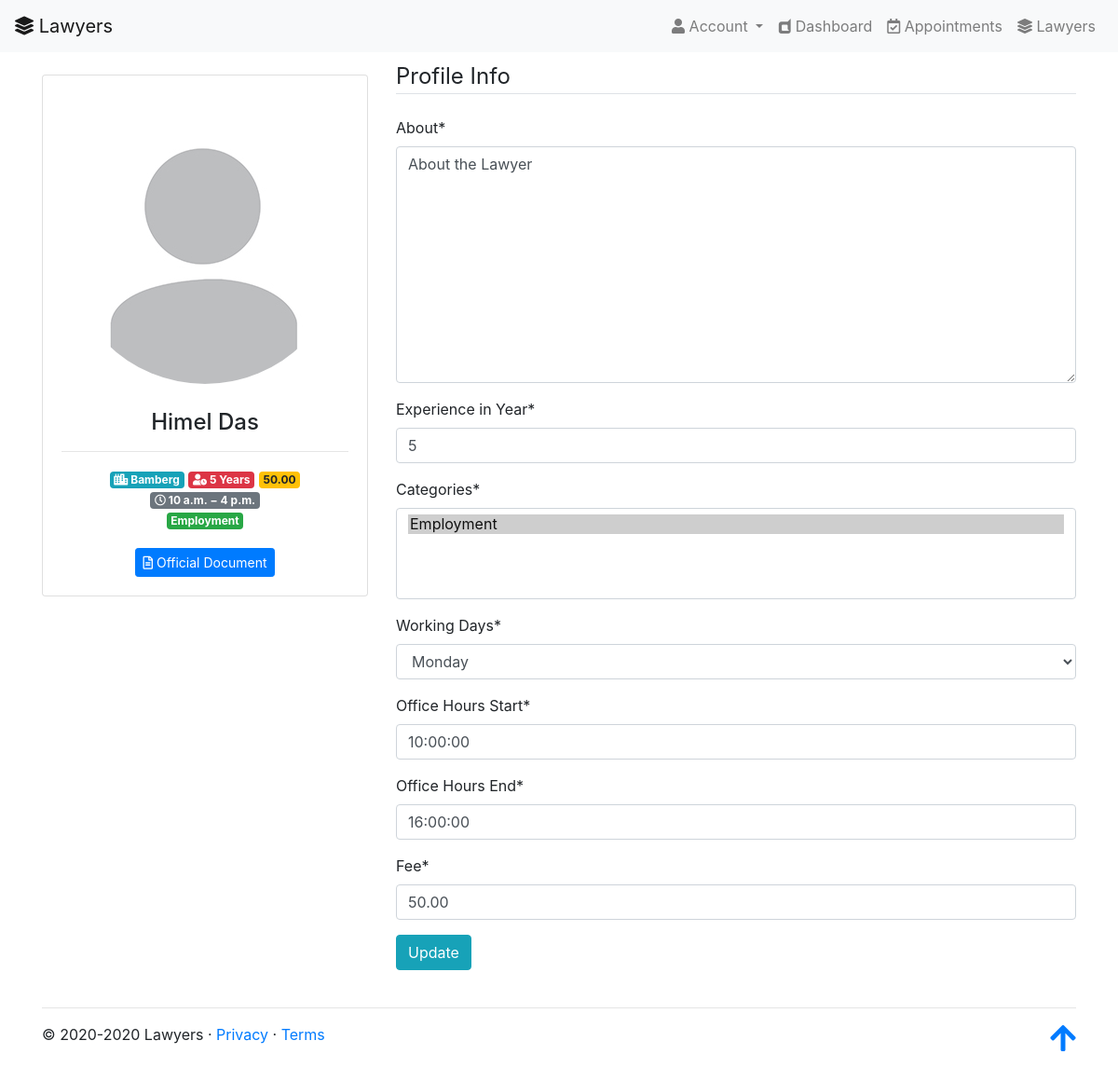
The app's page /lawyers/profile/ (signed in) with its own data.
### users/models.py (models this page shows, shortened)
class User(AbstractUser):
    first_name = models.CharField(
        max_length=FIRST_NAME_MAX_LENGTH, verbose_name="First Name")
    last_name = models.CharField(
        max_length=LAST_NAME_MAX_LENGTH, verbose_name="Last Name")
    GENDER_CHOICES = [('', 'Select'), ('F', 'Female'),
                      ('M', 'Male'), ('O', 'Other')]
    user_type = models.CharField(max_length=1, choices=USER_TYPE_CHOICES,
                                 default=CUSTOMER, verbose_name="User Type")
    gender = models.CharField(max_length=1, choices=GENDER_CHOICES, )
    pro_pic = models.ImageField(default=user_default_pro_pic,
                                upload_to=user_dir,
                                verbose_name="Profile Picture",
                                validators=[file_size])

class Address(models.Model):
    user = models.OneToOneField(User, on_delete=models.CASCADE)
    flat_number = models.CharField(
        max_length=10, blank=True, verbose_name="Flat Number")
    apartment_number = models.CharField(
        max_length=10, blank=True, verbose_name="Apartment Number")
    street = models.CharField(max_length=100)
    city = models.CharField(max_length=20)
    state = models.CharField(max_length=20)
    postal_code = models.IntegerField(
        validators=[MaxValueValidator(9999999999)],
        verbose_name="Postal Code")
    country = CountryField(blank_label='Select')

class LawyerProfile(models.Model):
    user = models.OneToOneField(User, on_delete=models.CASCADE)
    about = models.TextField(max_length=500)
    experience = models.IntegerField(verbose_name="Experience in Year")
    categories = models.ManyToManyField(Category)
    DAYS_OF_WEEK = (
        (0, 'Monday'),
        (1, 'Tuesday'),
        (2, 'Wednesday'),
        (3, 'Thursday'),
        (4, 'Friday'),
        (5, 'Saturday'),
        (6, 'Sunday'),
    )
    days = MultiSelectField(choices=DAYS_OF_WEEK,
                            max_choices=6, verbose_name="Working Days")
    time_start = models.TimeField(verbose_name="Office Hours Start")
    time_end = models.TimeField(verbose_name="Office Hours End")
    fee = MoneyField(max_digits=10, decimal_places=2, default_currency='EUR',
                     validators=[
                         MinMoneyValidator(0),
                         MaxMoneyValidator(400000),
                         MaxMoneyValidator({'EUR': 4000, 'USD': 4000}),
                     ],
                     verbose_name="Consultation Fee")
    document = models.ImageField(upload_to=user_dir_lawyer,
                                 verbose_name="Official Document",
                                 validators=[file_size])
    is_verified = models.BooleanField(default=False)

class Category(models.Model):
    name = models.CharField(max_length=CATEGORY_MAX_LENGTH)
    def __str__(self):
        return self.name

### core/views/lawyers.py (the view, shortened to what this page needs)
# urls.py: path('lawyers/profile/', LawyerProfileUpdateView.as_view(),
@method_decorator([login_required, lawyer_required, user_has_address,
                   user_has_lawyer_profile], name='dispatch')
class LawyerProfileUpdateView(UpdateView):
    model = LawyerProfile
    form_class = LawyerProfileUpdateForm
    template_name = 'core/lawyer_profile.html'
    def get_object(self):
        return self.request.user.lawyerprofile

### core/forms/lawyers.py
class LawyerProfileUpdateForm(forms.ModelForm):
    class Meta:
        model = LawyerProfile
        fields = ['about', 'experience', 'categories',
                  'days', 'time_start', 'time_end', 'fee']
        widgets = {
            'time_start': TimePickerInput(),
            'time_end': TimePickerInput(),
        }

### templates/core/lawyer_profile.html (shortened to what this page needs)
{% extends 'base.html' %}
{% load i18n %}
{% load crispy_forms_tags %}
{% block content %}
<main>
    <div class="container">
        <div class="row">
            <div class="col-md-4">
                <section class="mt-4 mb-4">
                    <div class="card text-center">
                        <a href="{% url 'users:profile' %}" class="btn">
                            <div class="avatar mx-auto white mt-4">
                                <img src="{{ user.pro_pic.url }}" class="rounded-circle img-fluid" alt="Profile Avatar">
                            </div>
                        </a>
                        <div class="card-body">
                            <h4 class="card-title">
                                {{ user.get_full_name }}
                            </h4>
                            <hr>
                            <span class="badge badge-info">
                                <i class="fas fa-city"></i>
                                {{ user.address.city }}
                            </span>
                            <span class="badge badge-danger">
                                <i class="fas fa-user-clock"></i>
                                {{ user.lawyerprofile.experience }} Years
                            </span>
                            <span class="badge badge-warning">{{ user.lawyerprofile.fee }}</span>
                            <span class="badge badge-secondary">
                                <i class="far fa-clock"></i>
                                {{ user.lawyerprofile.time_start }}&nbsp;&minus;&nbsp;{{ user.lawyerprofile.time_end }}
                            </span>
                            <p>
                                {% for category in user.lawyerprofile.categories.all %}
                                    <span class="badge badge-success">{{ category.name }}</span>
                                {% endfor %}
                            </p>
                            <a href="{{user.lawyerprofile.document.url}}" class="btn btn-primary btn-sm">
                                <i class="far fa-file-alt"></i>
                                Official Document
                            </a>
                        </div>
                    </div>
                </section>
            </div>
            <div class="col-md-8 mt-md-2">
                <section class="mb-4">
                    <form method="post" enctype="multipart/form-data">
                        <legend class="border-bottom mb-4">Profile Info</legend>
                        {{ form|crispy }}
                        <button type="submit" class="btn btn-info">{% trans "Update" %}</button>
                    </form>
                </section>
            </div>
        </div>
    </div>
</main>
{% endblock %}

### templates/base.html (shortened to what this page needs)
{% load static %}
{% load bootstrap4 %}
{% bootstrap_css %}
<!doctype html>
<html lang="en">
<head>
    <link rel="stylesheet" href="https://use.fontawesome.com/releases/v5.11.2/css/all.css">
    <link rel="stylesheet" href="{% static 'core/css/style.css' %}">
</head>
<body class="d-flex flex-column min-vh-100">
    {% block body %}
    <nav class="navbar navbar-expand-lg navbar-light bg-light">
        <a class="navbar-brand" href="{% url 'core:home' %}"><i class="fas fa-layer-group"></i>&nbsp;Lawyers</a>
        <div class="collapse navbar-collapse" id="navbarNav">
            <div class="navbar-nav ml-auto">
                {% if user.is_authenticated %}
                <div class="nav-item dropdown">
                    <a class="nav-link dropdown-toggle" href="#" id="navbarDropdownMenuLink"
                        role="button" data-toggle="dropdown" aria-haspopup="true" aria-expanded="false">
                        <i class="fas fa-user"></i>&nbsp;Account
                    </a>
                </div>
                <a class="nav-link" href="{% url 'core:dashboard' %}">
                    <i class="fab fa-dashcube"></i>&nbsp;Dashboard
                </a>
                <a class="nav-link" href="{% url 'core:appointments' %}">
                    <i class="far fa-calendar-check"></i>&nbsp;Appointments
                </a>
                {% endif %}
                <a class="nav-link" href="{% url 'core:lawyers' %}">
                    <i class="fas fa-layer-group"></i>&nbsp;Lawyers
                </a>
            </div>
        </div>
    </nav>
    <main class="flex-fill">
        {% block content %}
        {% endblock content %}
        {% endblock body %}
    </main>
    <footer class="container">
        <hr>
        <p class="float-right"><a href="#"><i class="fas fa-arrow-up fa-2x"></i></a></p>
        <p>&copy; 2020-2020 Lawyers &middot; <a href="#">Privacy</a> &middot; <a href="#">Terms</a></p>
    </footer>
</body>
</html>

### static_files/core/css/style.css (style rules this page uses)
.badge { margin-bottom: 0.25rem; }

### records on screen
User: pro_pic (picture), get_full_name "Himel Das", address.city "Bamberg", lawyerprofile.experience "5", lawyerprofile.fee "50.00", lawyerprofile.time_start "10 a.m.", lawyerprofile.time_end "4 p.m."
Category: name "Employment"
LawyerProfile: about "About the Lawyer", experience "5", days "Monday", time_start "10:00:00", time_end "16:00:00", fee "50.00"
